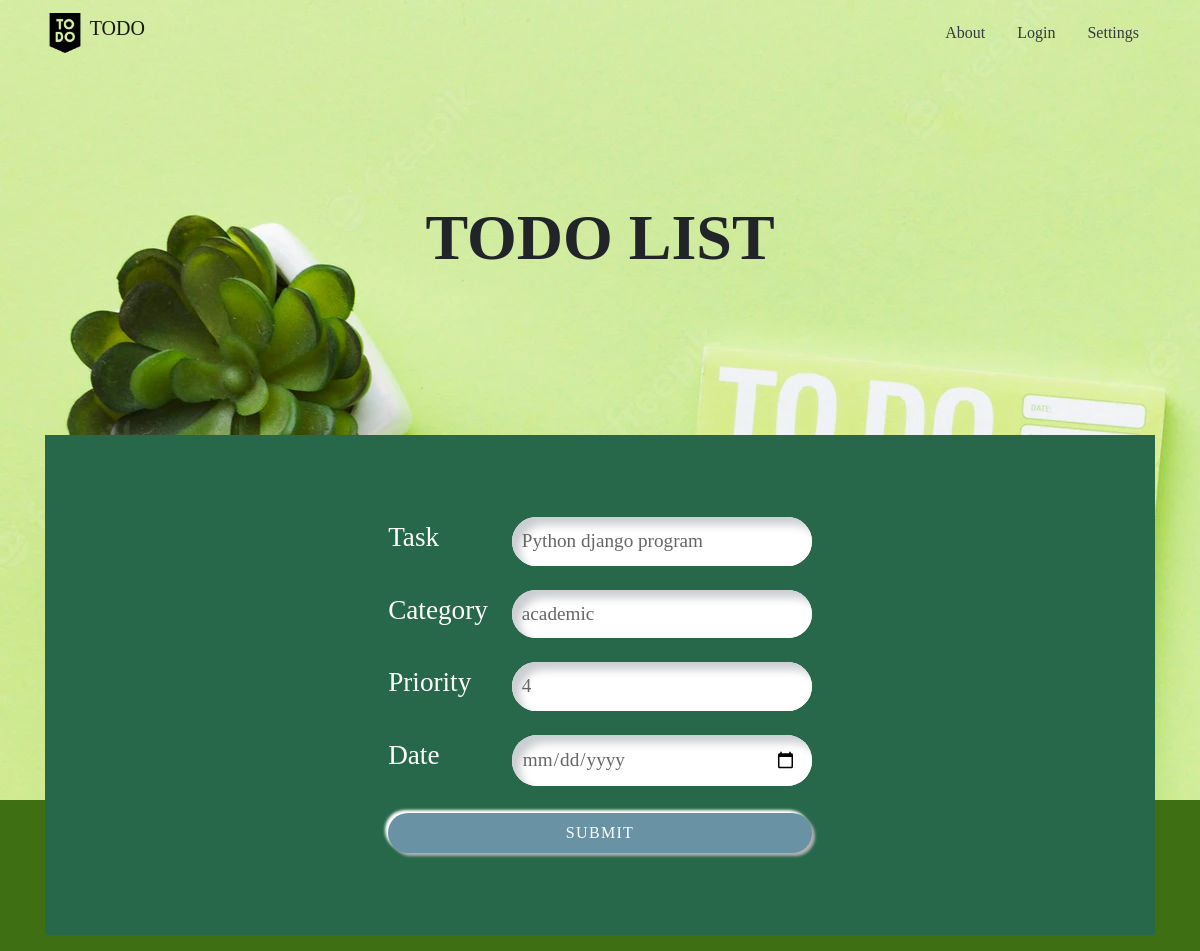
Page /edit/2/ on the committed database.
### todo/models.py (models this page shows, shortened)
class TodoTask(models.Model):
    taskname = models.CharField(max_length=255,blank=False,null=False)
    category = models.CharField(max_length=255,blank=False,null=False)
    priority = models.CharField(max_length=255,blank=False,null=False)
    date = models.DateField()

### todo/views.py (the view)
# urls.py: path('edit/<int:id>/',views.edit,name='edit'),
def edit(request,id):
    task=TodoTask.objects.get(id=id)
    return render(request,'update.html',{'task':task})

### todo/templates/update.html (shortened to what this page needs)
<!DOCTYPE html>
<html lang="en">
<head>
    <link rel="stylesheet" href="../static/css/edit.css">
    <link rel="stylesheet" href="https://cdn.jsdelivr.net/npm/bootstrap@4.6.2/dist/css/bootstrap.min.css">
</head>
<body style="background-color: rgb(62, 111, 19);">
    <nav class="navbar navbar-expand-lg navbar-light fixed-top">
        <div class="container">
            <a class="navbar-brand" href="#">
                <img src="../static/images/to-do.png" width="40" height="40" class="d-inline-block align-top" alt="">
                TODO
            </a>
          <ul class="nav ">
            <li class="nav-item active"> <a href="#" class="nav-link text-dark">About</a> </li>
            <li class="nav-item "> <a href="#" class="nav-link text-dark">Login</a> </li>
            <li class="nav-item "> <a href="#" class="nav-link text-dark">Settings</a> </li>
          </ul>
        </div>
    </nav>
    <div class="col bgimg" style=" background: url(../images/bg2.webp);height: 100vh;">
        <div class="container-fluid d-flex align-items-center  justify-content-center bgtext">
            <h1 class="text-center">TODO LIST</h1>
        </div>
    <div class="row">
        <div class="container">
        <div class="table table-borderless d-flex align-items-center  justify-content-center text-white form ">
            <form action="{% url 'update' task.id %}" method="post">
                <table>
                    <tr>
                        <td>Task</td>
                        <td><input type="text" class="textb" placeholder="Input new task here" name="taskname" value="{{ task.taskname }}" required></td>
                    </tr>
                    <tr>
                        <td>Category</td>
                        <td>
                            <input type="text" class="textb" placeholder="category here" name="category" value="{{ task.category }}">
                        </td>
                    </tr>
                    <tr>
                        <td>Priority</td>
                        <td><input type="text" class="textb" placeholder="priority" name="priority" value="{{ task.priority }}"></td>
                    </tr>
                    <tr>
                        <td>Date</td>
                        <td><input type="date" class="textb" name="date" value="{{ task.date }}" required></td>
                    </tr>
                    <tr>
                        <td colspan="2">
                            <input type="submit" value="SUBMIT" class="btn">
                        </td>
                    </tr>
                </table>
            </form>
        </div>
    </div>
</div>
</div>
</body>
</html>

### todo/static/css/edit.css (style rules this page uses)
* { margin: 0; padding: 0; font-family: 'Franklin Gothic Medium'; }
.bgimg { background: url(../images/bg2.webp); height: 100vh; }
.bgtext { padding-top: 200px; }
.bgtext h1 { font-size: 4em; font-weight: bold; }
.form { height: 500px; width: 200px; background: rgb(38, 104, 73); font-size: 1.7em; margin-top: 150px; color: #fff; }
.textb { width: 300px; box-shadow: inset 8px 8px 8px #cbced1, inset -8px -8px 8px #fff; border-radius: 25px; border: none; outline: none; background: #fff; font-size: 1.2rem; color: #666; padding: 10px 15px 10px 10px; }
.form .btn { box-shadow: none; width: 100%; height: 40px; background: #6992a5; color: #fff; border-radius: 25px; box-shadow: 3px 3px 3px #b1b1b1,-3px -3px 3px #fff; letter-spacing: 1.3px; }

### todo/templates/update.html (style rules this page uses)
.bgimg { background: url(../images/bg2.webp); height: 100vh; }

### rows in the picture
TodoTask: taskname "Python django program", category "academic", priority "4"
